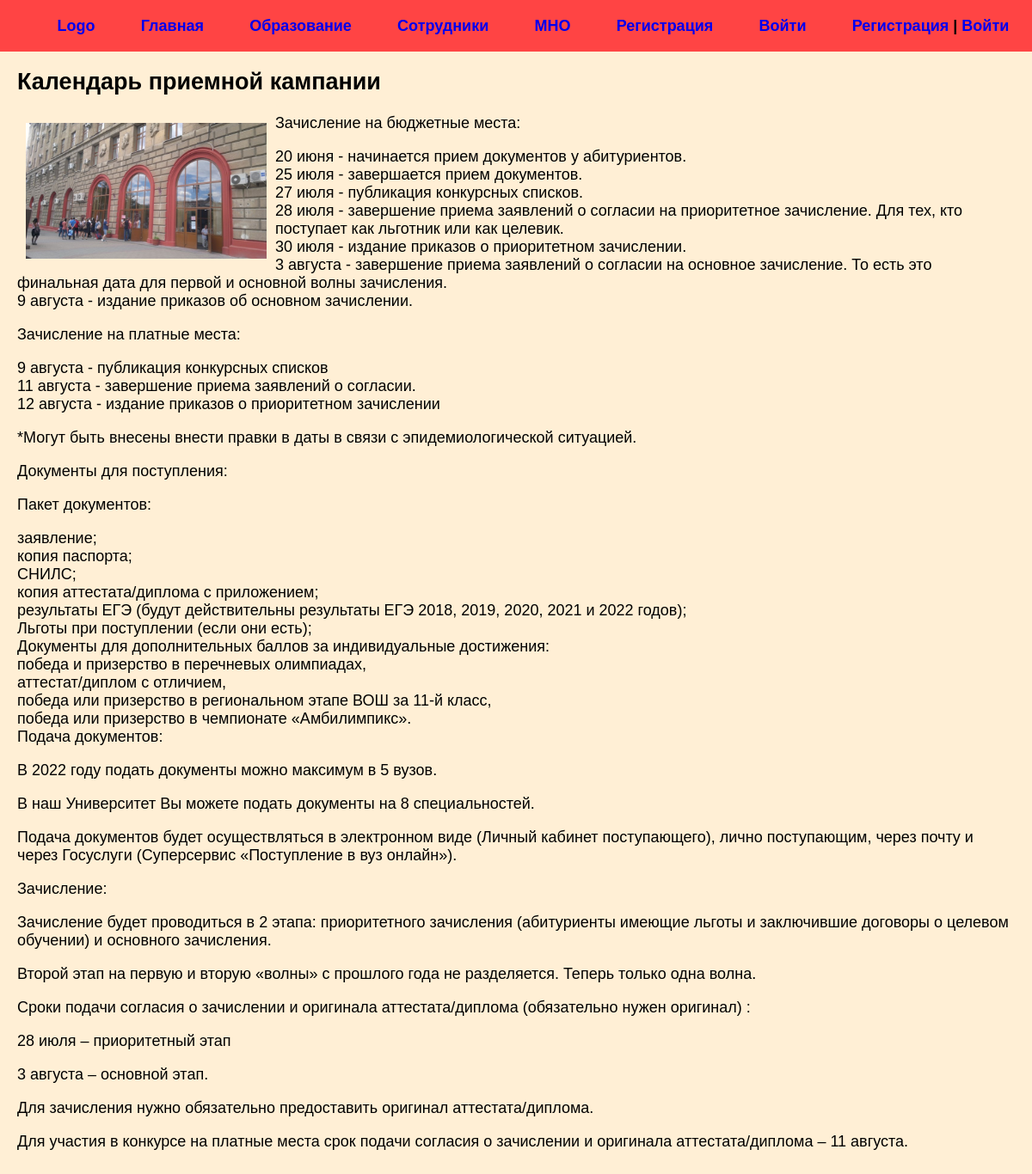
Screenshot of /post/kalendar-priemnoj-kampanii/ with the database file from the repository.
### department/models.py (models this page shows, shortened)
class News(models.Model):
    title = models.CharField(max_length=255, verbose_name='Название')
    slug = models.SlugField(max_length=255, unique=True, db_index=True, verbose_name='URL')
    content = models.TextField(blank=True, verbose_name='Контент')
    photo = models.ImageField(upload_to='photos/%Y/%m/%d', blank=True, verbose_name='Фото')
    time_created = models.DateTimeField(auto_now_add=True, verbose_name='Дата публикации')
    time_update = models.DateTimeField(auto_now=True, verbose_name='Дата обновления')
    is_published = models.BooleanField(default=True, verbose_name='Опубликовано')
    cat = models.ForeignKey('Category', on_delete=models.PROTECT, verbose_name='Категория')
    def __str__(self):
        return self.title
    class Meta:
        verbose_name = 'Новость'
        verbose_name_plural = 'Новости'
        ordering = ['-time_created']

### department/views.py (the view)
# urls.py: path('post/<slug:post_slug>/', ShowPost.as_view(), name='post'),
class ShowPost(DataMixin, DetailView):
    model = News
    template_name = 'department/post.html'
    context_object_name = 'post'
    slug_url_kwarg = 'post_slug'
    def get_context_data(self, *, object_list=None, **kwargs):
        context = super().get_context_data(**kwargs)
        c_def = self.get_user_context(title=context['post'])
        return dict(list(context.items()) + list(c_def.items()))

### department/utils.py (called while the page is built)
    def get_user_context(self, **kwargs):
        context = kwargs
        cats = Category.objects.all()
        user_menu = menu.copy()
        if not self.request.user.is_authenticated:
            user_menu.pop(1)
        context['menu'] = user_menu
        context['cats'] = cats
        return context

### department/templates/department/post.html
{% extends 'department/base.html'%}
{% block content %}
<div class="post">
    <h2>{{ post.title }}</h2>
    {% if post.photo %}
    <a href=""><img src="{{ post.photo.url}}" alt="" class="image"></a>
    {% endif %}
    {{ post.content | linebreaks }}
</div>
{% endblock %}

### department/static/css/style.css (style rules this page uses)
body { background: #FFEFD5; margin: 0; padding: 0; font-family: Verdana, Geneva, Tahoma, sans-serif; }
a { text-decoration: none; }
.image { width: 120px; float: left; padding: 10px; box-sizing: border-box; }
.post h2 { margin-top: 0; }
.post { font-size: 18px; padding: 20px; box-sizing: border-box; }
.post img { width: 300px; }

### rows the page displays
News: title "Календарь приемной кампании", photo (picture), content "Зачисление на бюджетные места: 20 июня - начинается прием документов у абитуриентов. 25 июля - завершается прием документов. 27 июля - публикация конкурсных списков. 28 июля - завершение приема заявлений о согласии на приоритетное зачисление. Для тех, кто поступает как льготник или как целевик. 30 июля - издание приказов о приоритетном зачислении. 3 августа - завершение приема заявлений о согласии на основное зачисление. То есть это финальная дата для первой и основной волны зачисления. 9 августа - издание приказов об основном зачислении. Зачисление на платные места: 9 августа - публикация конкурсных списков 11 августа - завершение приема заявлений о согласии. 12 августа - издание приказов…"

### other values shown
{{ m.title }} "Главная" "Образование" "Сотрудники" "МНО" "Регистрация" "Войти"
